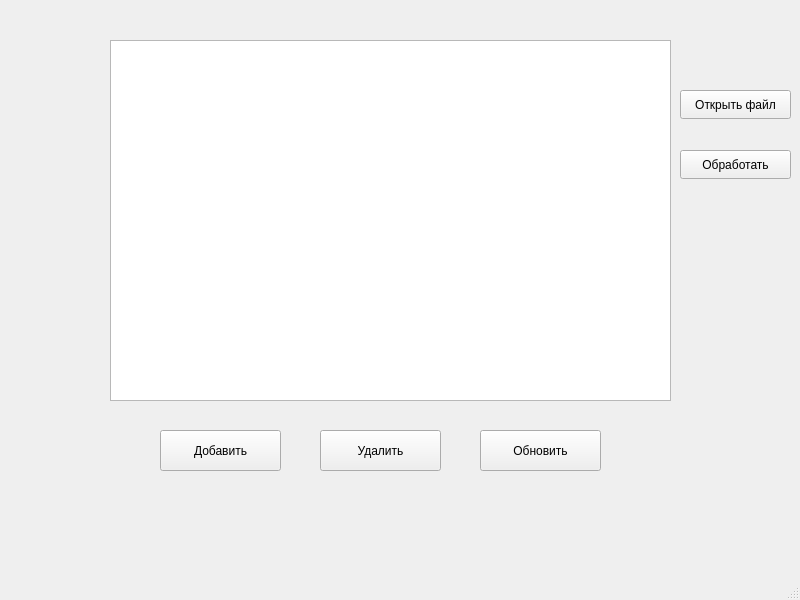
<?xml version="1.0" encoding="UTF-8"?>
<ui version="4.0">
 <class>MainWindow</class>
 <widget class="QMainWindow" name="MainWindow">
  <property name="geometry">
   <rect>
    <x>0</x>
    <y>0</y>
    <width>800</width>
    <height>600</height>
   </rect>
  </property>
  <property name="windowTitle">
   <string>MainWindow</string>
  </property>
  <widget class="QWidget" name="centralwidget">
   <widget class="QTableWidget" name="tableWidget">
    <property name="geometry">
     <rect>
      <x>110</x>
      <y>40</y>
      <width>561</width>
      <height>361</height>
     </rect>
    </property>
   </widget>
   <widget class="QPushButton" name="addButton">
    <property name="geometry">
     <rect>
      <x>160</x>
      <y>430</y>
      <width>121</width>
      <height>41</height>
     </rect>
    </property>
    <property name="text">
     <string>Добавить</string>
    </property>
   </widget>
   <widget class="QPushButton" name="deleteButton">
    <property name="geometry">
     <rect>
      <x>320</x>
      <y>430</y>
      <width>121</width>
      <height>41</height>
     </rect>
    </property>
    <property name="text">
     <string>Удалить</string>
    </property>
   </widget>
   <widget class="QPushButton" name="refreshButton">
    <property name="geometry">
     <rect>
      <x>480</x>
      <y>430</y>
      <width>121</width>
      <height>41</height>
     </rect>
    </property>
    <property name="text">
     <string>Обновить</string>
    </property>
   </widget>
   <widget class="QPushButton" name="openFileDialogButton">
    <property name="geometry">
     <rect>
      <x>680</x>
      <y>90</y>
      <width>111</width>
      <height>29</height>
     </rect>
    </property>
    <property name="text">
     <string>Открыть файл</string>
    </property>
   </widget>
   <widget class="QPushButton" name="processLoadedButton">
    <property name="geometry">
     <rect>
      <x>680</x>
      <y>150</y>
      <width>111</width>
      <height>29</height>
     </rect>
    </property>
    <property name="text">
     <string>Обработать</string>
    </property>
   </widget>
  </widget>
  <widget class="QMenuBar" name="menubar">
   <property name="geometry">
    <rect>
     <x>0</x>
     <y>0</y>
     <width>800</width>
     <height>26</height>
    </rect>
   </property>
  </widget>
  <widget class="QStatusBar" name="statusbar"/>
 </widget>
 <resources/>
 <connections/>
</ui>
